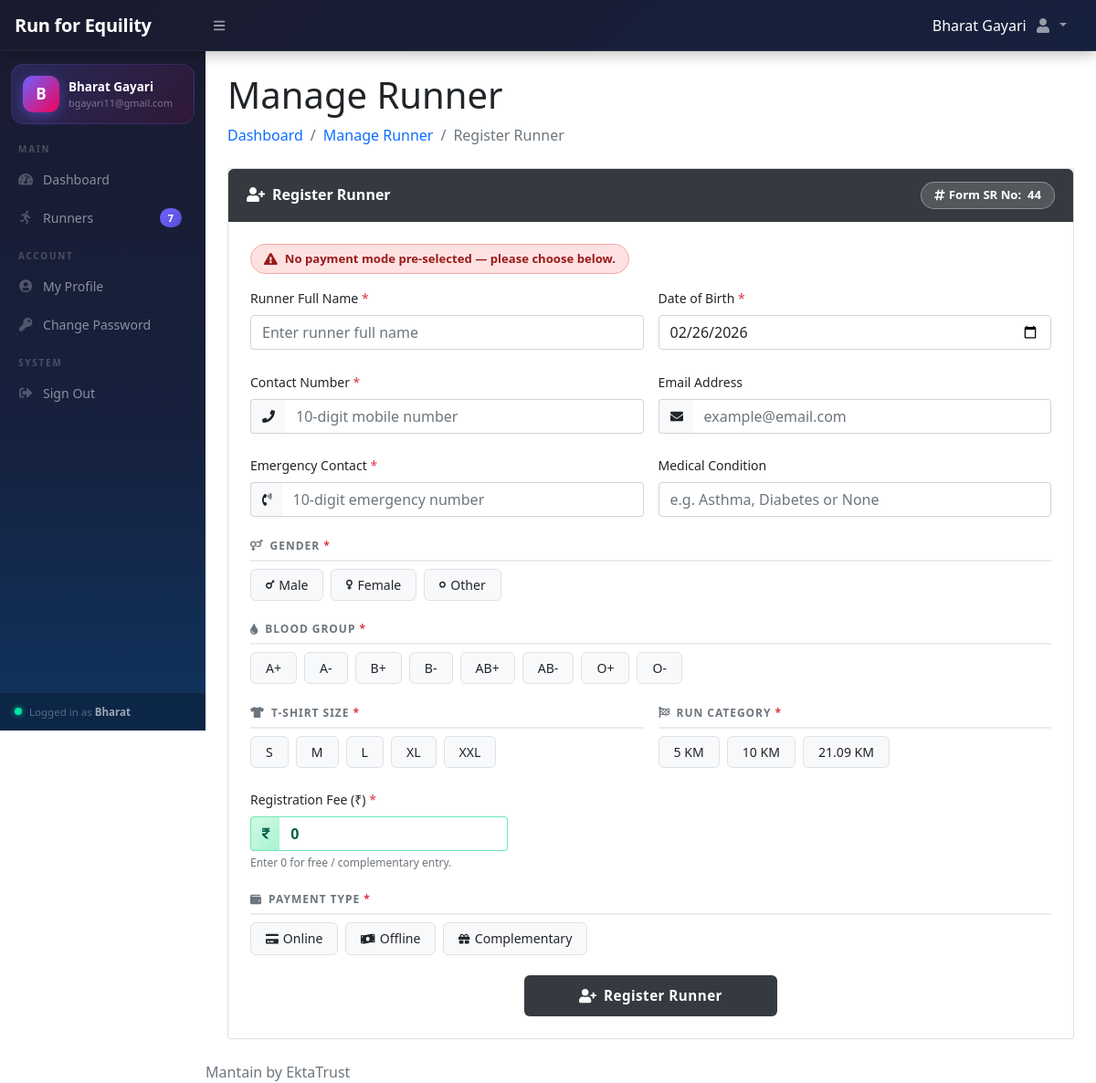
The app's page /add-runner.php?bid=13 (signed in) with its own data.
### tables this page shows
CREATE TABLE `users` (
  `id` int(11) NOT NULL,
  `u_type` int(11) NOT NULL,
  `fname` varchar(255) DEFAULT NULL,
  `lname` varchar(255) DEFAULT NULL,
  `referral_code` varchar(40) DEFAULT NULL,
  `email` varchar(255) DEFAULT NULL,
  `password` varchar(300) NOT NULL,
  `contactno` varchar(15) DEFAULT NULL,
  `status` tinyint(1) NOT NULL DEFAULT 1,
  `posting_date` timestamp NOT NULL DEFAULT current_timestamp()
);

CREATE TABLE `runner` (
  `r_id` int(11) NOT NULL,
  `u_id` int(11) DEFAULT NULL,
  `b_id` int(11) DEFAULT NULL,
  `r_srn` int(11) NOT NULL,
  `r_name` varchar(150) NOT NULL,
  `r_contact` varchar(100) NOT NULL,
  `r_dob` date NOT NULL,
  `r_gender` varchar(10) NOT NULL,
  `r_bdgp` char(4) NOT NULL,
  `r_email` varchar(150) NOT NULL,
  `r_catgry` varchar(50) NOT NULL,
  `r_tshirt_sz` varchar(10) NOT NULL,
  `r_emrg_con` varchar(15) NOT NULL,
  `r_med_dt` varchar(150) NOT NULL,
  `r_fee` varchar(150) DEFAULT NULL,
  `r_payment_status` varchar(50) NOT NULL,
  `reg_dt` timestamp NOT NULL DEFAULT current_timestamp() ON UPDATE current_timestamp(),
  `reg_type` varchar(20) DEFAULT 'booklet',
  `referral_code` varchar(40) DEFAULT NULL,
  `referrer_id` int(11) DEFAULT NULL,
  `referred_by_user` int(11) DEFAULT NULL,
  `ip_addr` varchar(45) DEFAULT NULL,
  `user_agent` varchar(255) DEFAULT NULL
);

### add-runner.php (the view, shortened to what the rows shown need)
<?php
include_once('includes/config.php');
$bid     = isset($_GET['bid'])     ? mysqli_real_escape_string($con, $_GET['bid'])     : '';
$r_sno = '';
$brnrc = mysqli_query($con,
    "SELECT r_srn FROM runner WHERE b_id='$bid' ORDER BY r_id DESC LIMIT 1"
);
if ($brnrc && mysqli_num_rows($brnrc) == 0) {
    $bresult = mysqli_query($con, "SELECT b_srnstart FROM booklet WHERE id='$bid'");
    if ($bresult && $row1 = mysqli_fetch_assoc($bresult)) {
        $r_sno = $row1['b_srnstart'];
    }
} else {
    if ($brnrc && $row = mysqli_fetch_assoc($brnrc)) {
        $r_sno = intval($row['r_srn']) + 1;
    }
}
?>
<!DOCTYPE html>
<html lang="en">
<head>
    <link href="https://cdn.jsdelivr.net/npm/simple-datatables@latest/dist/style.css" rel="stylesheet" />
    <link href="css/styles.css" rel="stylesheet" />
    <link href="https://cdn.jsdelivr.net/npm/sweetalert2@11/dist/sweetalert2.min.css" rel="stylesheet"/>
</head>
<body class="sb-nav-fixed">
<?php include_once('includes/navbar.php'); ?>
<div id="layoutSidenav">
    <?php include_once('includes/sidebar.php'); ?>
    <div id="layoutSidenav_content">
        <main>
            <div class="container-fluid px-4">
                <h1 class="mt-4">Manage Runner</h1>
                <div class="card mb-4">
                    <div class="card-header-custom">
                        <span class="sr-badge">
                            <i class="fas fa-hashtag me-1"></i>Form SR No:&nbsp;
                            <strong><?php echo htmlspecialchars($r_sno); ?></strong>
                        </span>
                    </div>
                </div>
            </div>
        </main>
    </div>
</div>
</body>
</html>

### includes/navbar.php (shortened to what the rows shown need)
<nav class="sb-topnav navbar navbar-expand navbar-dark navbar-custom">
    <?php
        $userid  = (int)$_SESSION['id'];
        $stmt    = $con->prepare("SELECT fname, lname FROM users WHERE id = ? LIMIT 1");
        $stmt->bind_param("i", $userid);
        $stmt->execute();
        $uresult = $stmt->get_result()->fetch_assoc();
    ?>
    <div style="color:white; padding-top:10px;">
        <h6><?php echo htmlspecialchars(
            ($uresult['fname'] ?? '') . ' ' . ($uresult['lname'] ?? ''),
            ENT_QUOTES, 'UTF-8'
        ); ?></h6>
    </div>
</nav>

### includes/sidebar.php (shortened to what the rows shown need)
<?php
$sid  = (int)$_SESSION['id'];
$suser = ['fname' => 'User', 'lname' => '', 'email' => ''];
if ($sid > 0) {
    $sStmt = $con->prepare("SELECT fname, lname, email FROM users WHERE id = ? LIMIT 1");
    $sStmt->bind_param("i", $sid);
    $sStmt->execute();
    $suser = $sStmt->get_result()->fetch_assoc() ?? $suser;
}
?>
<div id="layoutSidenav_nav">
    <nav class="sb-sidenav accordion" id="sidenavAccordion">
        <div class="sb-sidenav-menu">
            <div class="nav flex-column">
                <div class="sidebar-profile">
                    <div class="sidebar-avatar">
                        <?php echo strtoupper(substr($suser['fname'], 0, 1)); ?>
                    </div>
                    <div style="overflow:hidden;">
                        <div class="sidebar-user-name">
                            <?php echo htmlspecialchars(trim($suser['fname'].' '.$suser['lname'])); ?>
                        </div>
                        <div class="sidebar-user-email">
                            <?php echo htmlspecialchars($suser['email']); ?>
                        </div>
                    </div>
                </div>
            </div>
        </div>
        <div class="sb-sidenav-footer">
            <div class="sidebar-footer-inner">
                <div class="sidebar-footer-text">
                    Logged in as
                    <strong><?php echo htmlspecialchars($suser['fname']); ?></strong>
                </div>
            </div>
        </div>
    </nav>
</div>

### records on screen
users: fname+lname "Bharat Gayari", fname "B", email "bgayari11@gmail.com", fname "Bharat"
runner: r_srn "44"

### other values on screen
$rc "7"
$bg_val "A+"
$bg_val "A-"
$bg_val "B+"
$bg_val "B-"
$bg_val "AB+"
$bg_val "AB-"
$bg_val "O+"
$bg_val "O-"
$sz "S"
$sz "M"
$sz "L"
$sz "XL"
$sz "XXL"
$cat "5 KM"
